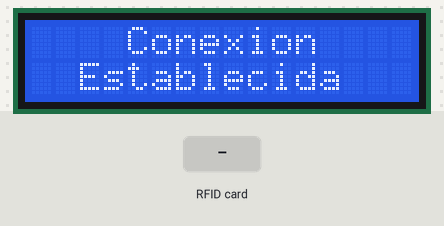
This sketch was run on a simulated ESP8266 (NodeMCU). On the bench: 16×2 character LCD. The test bench sets the inputs (shaded band). WiFi joins after 1.5 s; servers stay silent unless stated; what the sketch prints to the serial monitor is not drawn.

Above: at 4.7 s.
At 7.4 s:
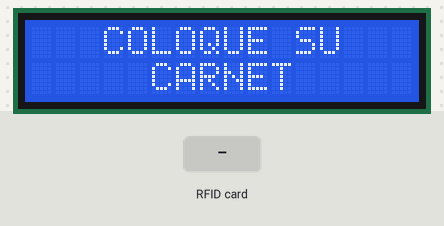
7.5 s: RFID card 5E 7A 19 C4 held to the reader
At 8.3 s:
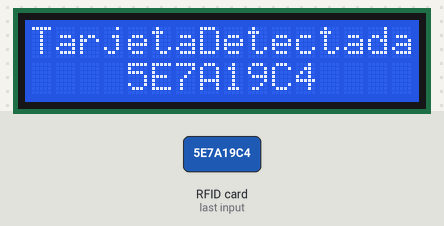
At 9.6 s:
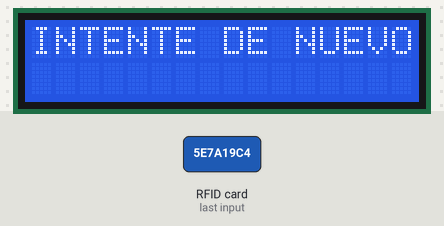
Timing chart, 0 to 11.1 s (numbered marks = the images above; inputs shaded):
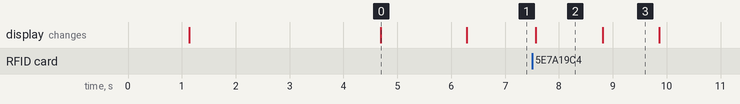

The sketch:

RFIDv1.ino
```cpp
/*
   D0
   D1 SDA (LDC)
   D2 SCL
   D3
   D4 SDA
   D5 SCK
   D6 MISO
   D7 MOSI
   D8 RST
*/

#include <ESP8266WiFi.h>
#include <SPI.h>
#include <ESP8266HTTPClient.h>
#include <MFRC522.h>
#include <LiquidCrystal_I2C.h>
#include <Wire.h>

//WiFi
const char* ssid = "Usaka-Router";
const char* password = "Usaka.sp2804";
const int httpPort = 80;

#define RST_PIN          9         // Configurable, segun el arduino
#define SS_PIN          10         // Configurable, segun el arduino

#define ledPinVerde     6          // Led Verde - Llego a tiempo
#define ledPinAzul      7          // Led Azul - Llego tarde
#define ledPinRojo      8        // Led rojo - Clase equivocada

//RFID
#define SDA D4
#define RST D8
MFRC522 mfrc522(SDA, RST);  // Create MFRC522 instance

//Pantalla
LiquidCrystal_I2C lcd(0x27, 16, 2);

//Programa
boolean lectura = false;
boolean espera = true;

void setup() {
  Serial.begin(115200);
  while (!Serial);

  Serial.println("SetUp iniciado");
  crearLcd();
  conectarWifi();
  conectarRFID();

  Serial.println("SetUp listo");
}

void crearLcd() {
  //Iniciamos el LDC
  Serial.println("Iniciando LCD");
  lcd.init();
  lcd.backlight();
  lcd.setCursor(4, 0);
  lcd.print("INTERFAZ");
  lcd.setCursor(4, 1);
  lcd.print("INICIADA");

  delay(1000);
}

void conectarWifi() {
  //Conectamos WiFi
  Serial.print("Conectando a: ");
  Serial.println(ssid);
  lcdArriba("Conectando a: ");
  lcdAbajo(ssid);
  delay(1000);

  //Cambiamos a modo Cliente y conectamos a la red
  WiFi.mode(WIFI_STA);
  WiFi.begin(ssid, password);

  while (WiFi.status() != WL_CONNECTED) {
    delay(500);
    Serial.print(".");
  }

  Serial.println("");
  Serial.println("WiFi conectado");
  Serial.print("IP: ");
  Serial.println(WiFi.localIP());
  lcdArriba("Conexion");
  lcdAbajo("Establecida");
  delay(500);
}

void conectarRFID() {
  //Creamos y verificamos RFID
  SPI.begin();
  mfrc522.PCD_Init();
  mfrc522.PCD_DumpVersionToSerial();
}

void leerRFID() {
  // Revisamos si hay nuevas tarjetas
  if ( ! mfrc522.PICC_IsNewCardPresent())
  {
    return;
  }
  Serial.println("Tarjeta detectada");

  // Leer tarjeta unica
  if ( ! mfrc522.PICC_ReadCardSerial())
  {
    return;
  }
  Serial.println("Tarjeta unica puesta");

  //Evitamos lecturas no deseadas
  if (lectura) {
    return;
  }

  String tag = "";

  for (byte i = 0; i < mfrc522.uid.size; i++)
  {
    tag.concat(String(mfrc522.uid.uidByte[i] < 0x10 ? " 0" : " "));
    tag.concat(String(mfrc522.uid.uidByte[i], HEX));
  }

  tag.toUpperCase();

  if (tag != "") {
    lectura = true;
    String tagC = "";

    for(int i = 0; i < tag.length(); i++){
      if(tag[i] != ' '){
        tagC += tag[i];
      }
    }

    informarLectura(tagC);
  }
}

//Informamos al servidor que se realizó una lectura del RFID
void informarLectura(String tag) {
  Serial.print("Tarjeta Detectada:");
  Serial.println(tag);
  lcdArriba("TarjetaDetectada");
  lcdAbajo(tag);

  //Creamos el Host
  HTTPClient http;
  String host = "http://192.168.43.217/2101/";
  host.concat(tag);

  Serial.print("Solicitando: ");
  Serial.println(host);

  //Realizamos la Solicitud
  http.begin(host);

  //Capturamos el codigo de la respuesta HTTP
  int statusCode = http.GET();
  Serial.print("Status: ");
  Serial.println(statusCode);

  //Obtenemos la respuesta
  String res = http.getString();

  Serial.print("Respuesta: ");
  Serial.println(res);

  //Enviamos la información de la respuesta

  //Colocamos los valores de inicio
  http.end();

  if (statusCode == 200) {
    mostrarRespuesta(res);
  }else{
    lcdArriba("INTENTE DE NUEVO");
    lcdAbajo("");
  }

  espera = true;
  lectura = false;
}

void mostrarRespuesta(String res) {
  String nombre = "";
  String estado = "";
  boolean switcher = true;

  for (int i = 0; i < res.length(); i++) {
    if (res[i] == '-') {
      switcher = false;
      i++;
    }

    if (switcher) {
      nombre += res[i];
    } else {
      estado += res[i];
    }
  }

  lcdArriba(nombre);
  lcdAbajo(estado);
  delay(3000);
}

void lcdArriba(String msj) {
  lcd.setCursor(0, 0);
  lcd.print("                ");
  lcd.setCursor(((16 - msj.length())/2), 0);
  lcd.print(msj);
}

void lcdAbajo(String msj) {
  lcd.setCursor(0, 1);
  lcd.print("                ");
  lcd.setCursor(((16 - msj.length())/2), 1);
  lcd.print(msj);
  delay(1000);
}

void loop() {
  if (espera) {
    Serial.println("En espera");
    lcdArriba("COLOQUE SU");
    lcdAbajo("CARNET");
    espera = false;
  }

  leerRFID();
}
```

Measured:
- after the input at 7.5 s, the display: changes after 0.07 s (image 2)
- what the display in image 0 shows lasts 1.6 s, from 4.7 s to 6.3 s
- what the display in image 2 shows lasts 1.2 s, from 7.6 s to 8.8 s
- what the display in image 3 shows lasts 1.1 s, from 8.8 s to 9.9 s
